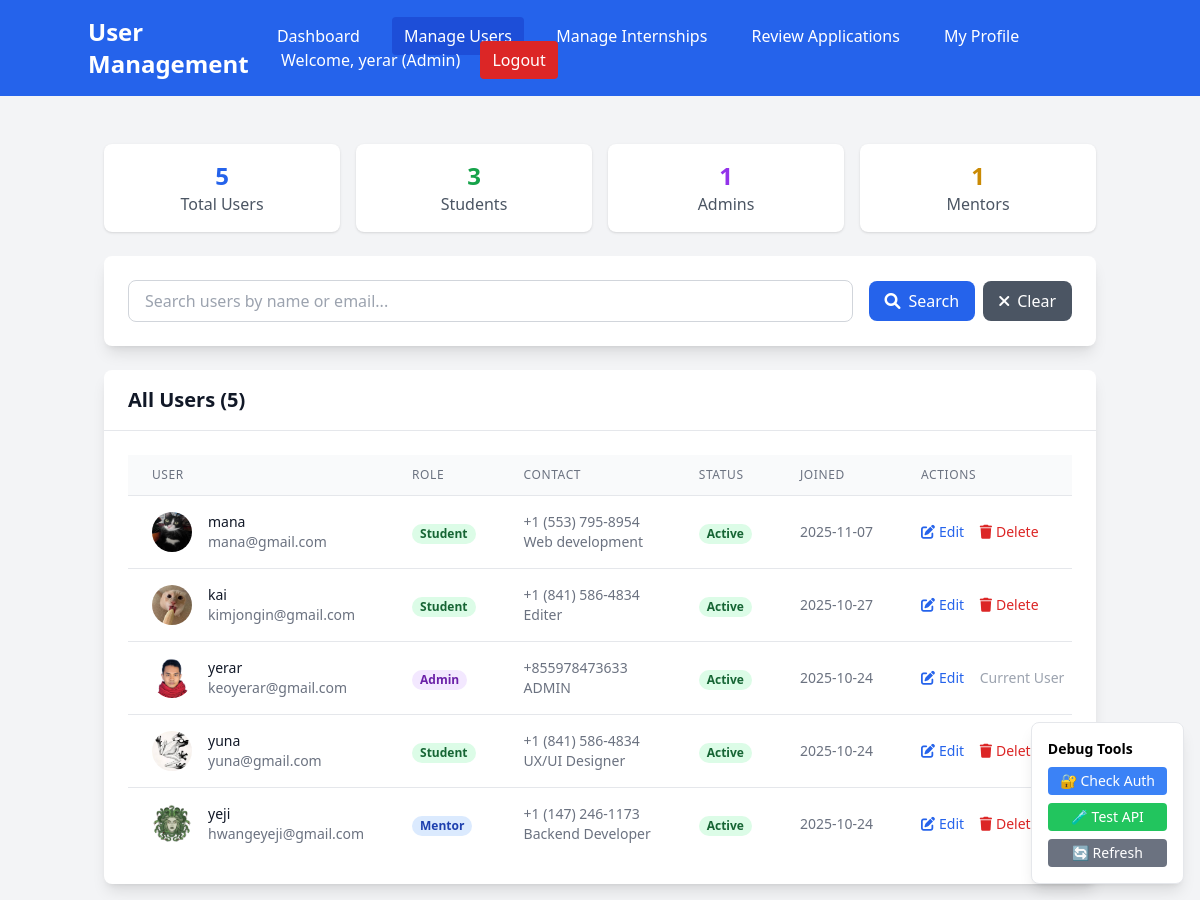
The app's page /admin/users (signed in) with its own data.
### models.py (models this page shows)
class User(Base):
    __tablename__ = "users"
    id = Column(Integer, primary_key=True, index=True)
    email = Column(String(255), unique=True, index=True, nullable=False)
    hashed_password = Column(String(255), nullable=False)
    full_name = Column(String(255), nullable=False)
    role = Column(Enum(UserRole), nullable=False, default=UserRole.STUDENT)
    phone = Column(String(20))
    department = Column(String(255))
    profile_picture = Column(String(500), default="default_avatar.png")
    created_at = Column(DateTime(timezone=True), server_default=func.now())
    is_active = Column(Boolean, default=True)
    created_internships = relationship("Internship", back_populates="creator")
    applications = relationship("InternshipApplication", back_populates="student")
    assigned_tasks = relationship("Task", foreign_keys="Task.student_id", back_populates="student")
    assigned_by_tasks = relationship("Task", foreign_keys="Task.assigned_by", back_populates="assigner")
    student_feedback = relationship("Feedback", foreign_keys="Feedback.student_id", back_populates="student")
    mentor_feedback = relationship("Feedback", foreign_keys="Feedback.mentor_id", back_populates="mentor")
    given_feedbacks = relationship("MentorFeedback", foreign_keys="MentorFeedback.mentor_id", back_populates="mentor")
    received_feedbacks = relationship("MentorFeedback", foreign_keys="MentorFeedback.student_id", back_populates="student")
    given_evaluations = relationship("Evaluation", foreign_keys="Evaluation.admin_id", back_populates="admin")
    received_evaluations = relationship("Evaluation", foreign_keys="Evaluation.student_id", back_populates="student")

### app.py (the view)
@app.get("/admin/users", response_class=HTMLResponse)
async def admin_users_page(request: Request, db: Session = Depends(get_db)):
    try:
        user = await get_current_user_from_cookie(request, db)
        user_role = user.role.value if hasattr(user.role, 'value') else user.role
        if user_role != "admin":
            return RedirectResponse("/dashboard?error=Access denied")
        users = crud.get_all_users(db)
        stats = crud.get_system_stats(db)
        return templates.TemplateResponse("admin_users.html", {
            "request": request,
            "user": user,
            "users": users,
            "stats": stats
        })
    except Exception as e:
        return RedirectResponse("/login")

### templates/admin_users.html (shortened to what this page needs)
<!DOCTYPE html>
<html>
<head>
    <script src="https://cdn.tailwindcss.com"></script>
    <link href="https://cdnjs.cloudflare.com/ajax/libs/font-awesome/6.0.0/css/all.min.css" rel="stylesheet">
</head>
<body class="bg-gray-100">
    <nav class="bg-blue-600 text-white p-4">
        <div class="container mx-auto flex justify-between items-center">
            <h1 class="text-2xl font-bold">User Management</h1>
            <div class="space-x-4">
                <a href="/admin/dashboard" class="hover:bg-blue-700 px-3 py-2 rounded">Dashboard</a>
                <a href="/admin/users" class="bg-blue-700 px-3 py-2 rounded">Manage Users</a>
                <a href="/admin/internships" class="hover:bg-blue-700 px-3 py-2 rounded">Manage Internships</a>
                <a href="/admin/applications" class="hover:bg-blue-700 px-3 py-2 rounded">Review Applications</a>
                <a href="/profile" class="hover:bg-blue-700 px-3 py-2 rounded">My Profile</a>
                <span>Welcome, {{ user.full_name }} (Admin)</span>
                <a href="/logout" class="bg-red-600 hover:bg-red-700 px-3 py-2 rounded">Logout</a>
            </div>
        </div>
    </nav>
    <div class="container mx-auto mt-8 p-4">
        <div class="grid grid-cols-1 md:grid-cols-4 gap-4 mb-6">
            <div class="bg-white p-4 rounded-lg shadow text-center">
                <div class="text-2xl font-bold text-blue-600">{{ stats.total_users }}</div>
                <div class="text-gray-600">Total Users</div>
            </div>
            <div class="bg-white p-4 rounded-lg shadow text-center">
                <div class="text-2xl font-bold text-green-600">{{ stats.total_students }}</div>
                <div class="text-gray-600">Students</div>
            </div>
            <div class="bg-white p-4 rounded-lg shadow text-center">
                <div class="text-2xl font-bold text-purple-600">{{ stats.total_admins }}</div>
                <div class="text-gray-600">Admins</div>
            </div>
            <div class="bg-white p-4 rounded-lg shadow text-center">
                <div class="text-2xl font-bold text-yellow-600">{{ stats.total_mentors }}</div>
                <div class="text-gray-600">Mentors</div>
            </div>
        </div>
        <div class="bg-white rounded-lg shadow-lg p-6 mb-6">
            <div class="flex flex-col md:flex-row gap-4 justify-between items-center">
                <div class="flex-1">
                    <input type="text" id="searchInput" placeholder="Search users by name or email..."
                           class="w-full px-4 py-2 border border-gray-300 rounded-lg focus:outline-none focus:border-blue-500">
                </div>
                <div class="flex space-x-2">
                    <button onclick="searchUsers()" class="bg-blue-600 text-white px-4 py-2 rounded-lg hover:bg-blue-700">
                        <i class="fas fa-search mr-2"></i>Search
                    </button>
                    <button onclick="clearSearch()" class="bg-gray-600 text-white px-4 py-2 rounded-lg hover:bg-gray-700">
                        <i class="fas fa-times mr-2"></i>Clear
                    </button>
                </div>
            </div>
        </div>
        <div class="bg-white rounded-lg shadow-lg">
            <div class="px-6 py-4 border-b border-gray-200">
                <h2 class="text-xl font-semibold text-gray-900">All Users ({{ users|length }})</h2>
            </div>
            <div class="p-6">
                {% if users %}
                <div class="overflow-x-auto">
                    <table class="min-w-full divide-y divide-gray-200">
                        <thead class="bg-gray-50">
                            <tr>
                                <th class="px-6 py-3 text-left text-xs font-medium text-gray-500 uppercase tracking-wider">User</th>
                                <th class="px-6 py-3 text-left text-xs font-medium text-gray-500 uppercase tracking-wider">Role</th>
                                <th class="px-6 py-3 text-left text-xs font-medium text-gray-500 uppercase tracking-wider">Contact</th>
                                <th class="px-6 py-3 text-left text-xs font-medium text-gray-500 uppercase tracking-wider">Status</th>
                                <th class="px-6 py-3 text-left text-xs font-medium text-gray-500 uppercase tracking-wider">Joined</th>
                                <th class="px-6 py-3 text-left text-xs font-medium text-gray-500 uppercase tracking-wider">Actions</th>
                            </tr>
                        </thead>
                        <tbody class="bg-white divide-y divide-gray-200">
                            {% for user_item in users %}
                            <tr>
                                <td class="px-6 py-4 whitespace-nowrap">
                                    <div class="flex items-center">
                                        <div class="flex-shrink-0 h-10 w-10">
                                            <img class="h-10 w-10 rounded-full"
                                                 src="/uploads/profile_pictures/{{ user_item.profile_picture if user_item.profile_picture else 'default_avatar.png' }}"
                                                 alt="{{ user_item.full_name }}"
                                                 onerror="this.src='/static/images/default_avatar.svg'">
                                        </div>
                                        <div class="ml-4">
                                            <div class="text-sm font-medium text-gray-900">{{ user_item.full_name }}</div>
                                            <div class="text-sm text-gray-500">{{ user_item.email }}</div>
                                        </div>
                                    </div>
                                </td>
                                <td class="px-6 py-4 whitespace-nowrap">
                                    <span class="px-2 inline-flex text-xs leading-5 font-semibold rounded-full
                                        {% if user_item.role == 'admin' %}bg-purple-100 text-purple-800
                                        {% elif user_item.role == 'mentor' %}bg-blue-100 text-blue-800
                                        {% else %}bg-green-100 text-green-800{% endif %}">
                                        {{ user_item.role|title }}
                                    </span>
                                </td>
                                <td class="px-6 py-4 whitespace-nowrap text-sm text-gray-500">
                                    {{ user_item.phone or 'N/A' }}<br>
                                    {{ user_item.department or 'N/A' }}
                                </td>
                                <td class="px-6 py-4 whitespace-nowrap">
                                    <span class="px-2 inline-flex text-xs leading-5 font-semibold rounded-full
                                        {% if user_item.is_active %}bg-green-100 text-green-800
                                        {% else %}bg-red-100 text-red-800{% endif %}">
                                        {{ 'Active' if user_item.is_active else 'Inactive' }}
                                    </span>
                                </td>
                                <td class="px-6 py-4 whitespace-nowrap text-sm text-gray-500">
                                    {{ user_item.created_at.strftime('%Y-%m-%d') }}
                                </td>
                                <td class="px-6 py-4 whitespace-nowrap text-sm font-medium">
                                    <button onclick="editUser({{ user_item.id }})"
                                            class="text-blue-600 hover:text-blue-900 mr-3">
                                        <i class="fas fa-edit mr-1"></i>Edit
                                    </button>
                                    {% if user_item.id != user.id %}
                                    <button onclick="deleteUser({{ user_item.id }}, '{{ user_item.full_name }}')"
                                            class="text-red-600 hover:text-red-900">
                                        <i class="fas fa-trash mr-1"></i>Delete
                                    </button>
                                    {% else %}
                                    <span class="text-gray-400">Current User</span>
                                    {% endif %}
                                </td>
                            </tr>
                            {% endfor %}
                        </tbody>
                    </table>
                </div>
                {% else %}
                <div class="text-center py-8">
                    <i class="fas fa-users text-gray-400 text-4xl mb-4"></i>
                    <p class="text-gray-500 text-lg">No users found.</p>
                </div>
                {% endif %}
            </div>
        </div>
    </div>
    <div class="fixed bottom-4 right-4 bg-white p-4 rounded-lg shadow-lg border">
        <h3 class="font-bold mb-2 text-sm">Debug Tools</h3>
        <div class="space-y-2">
            <button onclick="checkAuth()" class="bg-blue-500 text-white px-3 py-1 rounded text-sm block w-full">
                🔐 Check Auth
            </button>
            <button onclick="testUserAPI()" class="bg-green-500 text-white px-3 py-1 rounded text-sm block w-full">
                🧪 Test API
            </button>
            <button onclick="refreshPage()" class="bg-gray-500 text-white px-3 py-1 rounded text-sm block w-full">
                🔄 Refresh
            </button>
        </div>
    </div>
</body>
</html>

### records on screen
User: full_name "yerar", profile_picture (picture), email "keoyerar@gmail.com", role "Admin", phone "+855978473633", department "ADMIN", is_active "Active", created_at "2025-10-24", shows "Current User"
User: profile_picture (picture), full_name "mana", email "mana@gmail.com", role "Student", phone "+1 (553) 795-8954", department "Web development", is_active "Active", created_at "2025-11-07"
User: profile_picture (picture), full_name "kai", email "kimjongin@gmail.com", role "Student", phone "+1 (841) 586-4834", department "Editer", is_active "Active", created_at "2025-10-27"
User: profile_picture (picture), full_name "yuna", email "yuna@gmail.com", role "Student", phone "+1 (841) 586-4834", department "UX/UI Designer", is_active "Active", created_at "2025-10-24"
User: profile_picture (picture), full_name "yeji", email "hwangeyeji@gmail.com", role "Mentor", phone "+1 (147) 246-1173", department "Backend Developer", is_active "Active", created_at "2025-10-24"

### other values on screen
{{ stats.total_users }} "5"
{{ stats.total_students }} "3"
{{ stats.total_admins }} "1"
{{ stats.total_mentors }} "1"
{{ users|length }} "5"
